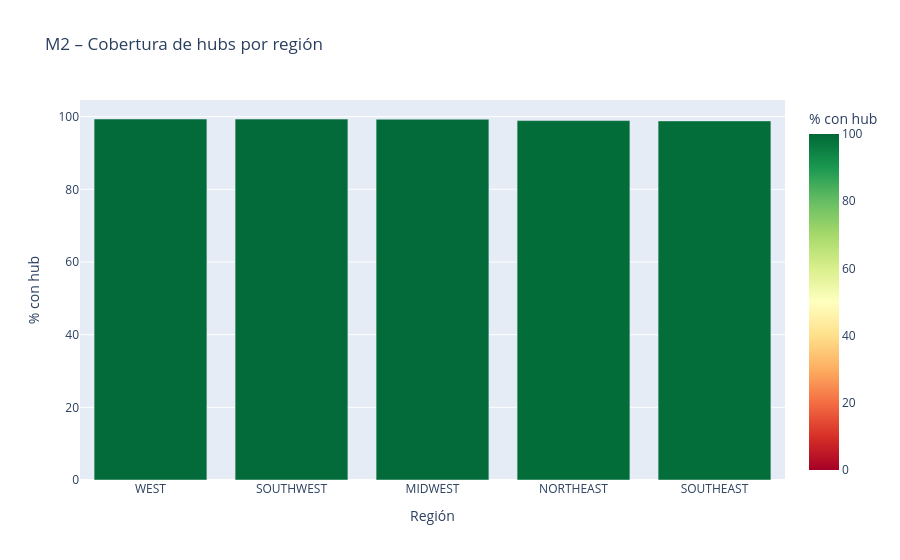

Here is the notebook cell this chart was saved with:
### Markdown cell above
## 7. Análisis por región

### Code cell
df['region_origen'] = df['StateOrigin'].map(region5)
region_stats = (
    df.groupby('region_origen')
    .agg(total=('ID', 'count'), con_hub=('tiene_hub_m2', 'sum'))
    .assign(pct_cobertura=lambda x: 100 * x['con_hub'] / x['total'])
    .reset_index()
    .sort_values('pct_cobertura', ascending=False)
)
fig_reg = px.bar(
    region_stats, x='region_origen', y='pct_cobertura',
    color='pct_cobertura', color_continuous_scale='RdYlGn', range_color=[0, 100],
    title='M2 – Cobertura de hubs por región',
    labels={'pct_cobertura': '% con hub', 'region_origen': 'Región'}
)
fig_reg.show()

### Figure 1 — Plotly figure (JSON) as saved in the notebook; plotly's stock layout.template omitted (floating-point values rounded to 4 significant figures)
{"data": [{"hovertemplate": "Región=%{x}<br>% con hub=%{marker.color}<extra></extra>", "legendgroup": "", "marker": {"color": [99.35, 99.32, 99.28, 98.92, 98.82], "coloraxis": "coloraxis", "pattern": {"shape": ""}}, "name": "", "orientation": "v", "showlegend": false, "textposition": "auto", "type": "bar", "x": ["WEST", "SOUTHWEST", "MIDWEST", "NORTHEAST", "SOUTHEAST"], "xaxis": "x", "y": [99.35, 99.32, 99.28, 98.92, 98.82], "yaxis": "y"}], "layout": {"barmode": "relative", "coloraxis": {"autocolorscale": false, "cmax": 100, "cmin": 0, "colorbar": {"title": {"text": "% con hub"}}, "colorscale": [[0, "rgb(165,0,38)"], [0.1, "rgb(215,48,39)"], [0.2, "rgb(244,109,67)"], [0.3, "rgb(253,174,97)"], [0.4, "rgb(254,224,139)"], [0.5, "rgb(255,255,191)"], [0.6, "rgb(217,239,139)"], [0.7, "rgb(166,217,106)"], [0.8, "rgb(102,189,99)"], [0.9, "rgb(26,152,80)"], [1, "rgb(0,104,55)"]]}, "legend": {"tracegroupgap": 0}, "title": {"text": "M2 – Cobertura de hubs por región"}, "xaxis": {"anchor": "y", "domain": [0, 1], "title": {"text": "Región"}}, "yaxis": {"anchor": "x", "domain": [0, 1], "title": {"text": "% con hub"}}}}
